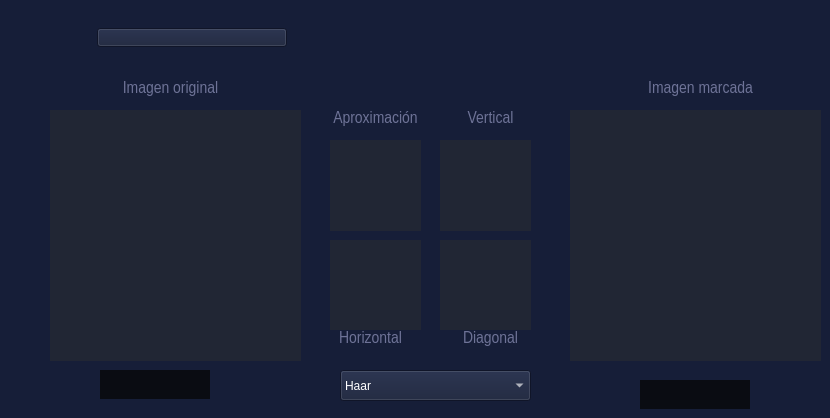
          <widget class="QWidget" name="fiDsa">
           <property name="styleSheet">
            <string notr="true">*{
	background-color: rgb(22,30,56);
}
QToolButton{
	color: rgb(255,255,255);
	background:rgb(10,12,18);
	border:none;
}
QToolButton:hover{
	background:rgb(33,38,52);
	border:none;
}
QTextEdit{
	background:rgb(255,255,255);
	border:none;
}
QLineEdit{
	color:rgb(255, 255, 255)
}</string>
           </property>
           <widget class="QPushButton" name="pushButton_23">
            <property name="geometry">
             <rect>
              <x>97</x>
              <y>28</y>
              <width>190</width>
              <height>19</height>
             </rect>
            </property>
            <property name="minimumSize">
             <size>
              <width>190</width>
              <height>19</height>
             </size>
            </property>
            <property name="maximumSize">
             <size>
              <width>190</width>
              <height>19</height>
             </size>
            </property>
            <property name="text">
             <string/>
            </property>
            <property name="icon">
             <iconset>
              <normaloff>src/titulos/DSA.png</normaloff>src/titulos/DSA.png</iconset>
            </property>
            <property name="iconSize">
             <size>
              <width>190</width>
              <height>19</height>
             </size>
            </property>
           </widget>
           <widget class="QToolButton" name="fiDsaCifrar">
            <property name="geometry">
             <rect>
              <x>100</x>
              <y>370</y>
              <width>110</width>
              <height>29</height>
             </rect>
            </property>
            <property name="cursor">
             <cursorShape>PointingHandCursor</cursorShape>
            </property>
            <property name="text">
             <string/>
            </property>
            <property name="icon">
             <iconset>
              <normaloff>src/BotonesGral/Firmar.png</normaloff>src/BotonesGral/Firmar.png</iconset>
            </property>
            <property name="iconSize">
             <size>
              <width>110</width>
              <height>29</height>
             </size>
            </property>
           </widget>
           <widget class="QToolButton" name="fiDsaDescifrar">
            <property name="geometry">
             <rect>
              <x>640</x>
              <y>380</y>
              <width>110</width>
              <height>29</height>
             </rect>
            </property>
            <property name="cursor">
             <cursorShape>PointingHandCursor</cursorShape>
            </property>
            <property name="text">
             <string/>
            </property>
            <property name="icon">
             <iconset>
              <normaloff>src/BotonesGral/Verificar.png</normaloff>src/BotonesGral/Verificar.png</iconset>
            </property>
            <property name="iconSize">
             <size>
              <width>110</width>
              <height>29</height>
             </size>
            </property>
           </widget>
           <widget class="QLabel" name="imagenCarga_5">
            <property name="geometry">
             <rect>
              <x>50</x>
              <y>110</y>
              <width>251</width>
              <height>251</height>
             </rect>
            </property>
            <property name="styleSheet">
             <string notr="true">background:rgb(33,38,52);</string>
            </property>
            <property name="text">
             <string/>
            </property>
           </widget>
           <widget class="QLabel" name="imagenCarga_6">
            <property name="geometry">
             <rect>
              <x>570</x>
              <y>110</y>
              <width>251</width>
              <height>251</height>
             </rect>
            </property>
            <property name="styleSheet">
             <string notr="true">background:rgb(33,38,52);</string>
            </property>
            <property name="text">
             <string/>
            </property>
           </widget>
           <widget class="QLabel" name="imagenCarga_7">
            <property name="geometry">
             <rect>
              <x>330</x>
              <y>140</y>
              <width>91</width>
              <height>91</height>
             </rect>
            </property>
            <property name="styleSheet">
             <string notr="true">background:rgb(33,38,52);</string>
            </property>
            <property name="text">
             <string/>
            </property>
           </widget>
           <widget class="QLabel" name="imagenCarga_8">
            <property name="geometry">
             <rect>
              <x>440</x>
              <y>140</y>
              <width>91</width>
              <height>91</height>
             </rect>
            </property>
            <property name="styleSheet">
             <string notr="true">background:rgb(33,38,52);</string>
            </property>
            <property name="text">
             <string/>
            </property>
           </widget>
           <widget class="QLabel" name="imagenCarga_9">
            <property name="geometry">
             <rect>
              <x>330</x>
              <y>240</y>
              <width>91</width>
              <height>91</height>
             </rect>
            </property>
            <property name="styleSheet">
             <string notr="true">background:rgb(33,38,52);</string>
            </property>
            <property name="text">
             <string/>
            </property>
           </widget>
           <widget class="QLabel" name="imagenCarga_10">
            <property name="geometry">
             <rect>
              <x>440</x>
              <y>240</y>
              <width>91</width>
              <height>91</height>
             </rect>
            </property>
            <property name="styleSheet">
             <string notr="true">background:rgb(33,38,52);</string>
            </property>
            <property name="text">
             <string/>
            </property>
           </widget>
           <widget class="QLabel" name="label_6">
            <property name="geometry">
             <rect>
              <x>110</x>
              <y>80</y>
              <width>121</width>
              <height>21</height>
             </rect>
            </property>
            <property name="sizePolicy">
             <sizepolicy hsizetype="Expanding" vsizetype="Preferred">
              <horstretch>0</horstretch>
              <verstretch>0</verstretch>
             </sizepolicy>
            </property>
            <property name="minimumSize">
             <size>
              <width>121</width>
              <height>21</height>
             </size>
            </property>
            <property name="maximumSize">
             <size>
              <width>121</width>
              <height>21</height>
             </size>
            </property>
            <property name="font">
             <font>
              <family>Arial Narrow</family>
              <pointsize>13</pointsize>
              <weight>50</weight>
              <bold>false</bold>
             </font>
            </property>
            <property name="styleSheet">
             <string notr="true">color: rgb(110,115,151)</string>
            </property>
            <property name="text">
             <string>Imagen original</string>
            </property>
            <property name="scaledContents">
             <bool>false</bool>
            </property>
            <property name="alignment">
             <set>Qt::AlignHCenter|Qt::AlignTop</set>
            </property>
           </widget>
           <widget class="QLabel" name="label_7">
            <property name="geometry">
             <rect>
              <x>630</x>
              <y>80</y>
              <width>141</width>
              <height>21</height>
             </rect>
            </property>
            <property name="sizePolicy">
             <sizepolicy hsizetype="Expanding" vsizetype="Preferred">
              <horstretch>0</horstretch>
              <verstretch>0</verstretch>
             </sizepolicy>
            </property>
            <property name="minimumSize">
             <size>
              <width>141</width>
              <height>21</height>
             </size>
            </property>
            <property name="maximumSize">
             <size>
              <width>141</width>
              <height>21</height>
             </size>
            </property>
            <property name="font">
             <font>
              <family>Arial Narrow</family>
              <pointsize>13</pointsize>
              <weight>50</weight>
              <bold>false</bold>
             </font>
            </property>
            <property name="styleSheet">
             <string notr="true">color: rgb(110,115,151)</string>
            </property>
            <property name="text">
             <string>Imagen marcada</string>
            </property>
            <property name="alignment">
             <set>Qt::AlignHCenter|Qt::AlignTop</set>
            </property>
           </widget>
           <widget class="QLabel" name="label_8">
            <property name="geometry">
             <rect>
              <x>310</x>
              <y>110</y>
              <width>131</width>
              <height>21</height>
             </rect>
            </property>
            <property name="sizePolicy">
             <sizepolicy hsizetype="Expanding" vsizetype="Preferred">
              <horstretch>0</horstretch>
              <verstretch>0</verstretch>
             </sizepolicy>
            </property>
            <property name="minimumSize">
             <size>
              <width>131</width>
              <height>21</height>
             </size>
            </property>
            <property name="maximumSize">
             <size>
              <width>131</width>
              <height>21</height>
             </size>
            </property>
            <property name="font">
             <font>
              <family>Arial Narrow</family>
              <pointsize>13</pointsize>
              <weight>50</weight>
              <bold>false</bold>
             </font>
            </property>
            <property name="styleSheet">
             <string notr="true">color: rgb(110,115,151)</string>
            </property>
            <property name="text">
             <string>Aproximación</string>
            </property>
            <property name="alignment">
             <set>Qt::AlignHCenter|Qt::AlignTop</set>
            </property>
           </widget>
           <widget class="QLabel" name="label_9">
            <property name="geometry">
             <rect>
              <x>430</x>
              <y>110</y>
              <width>121</width>
              <height>21</height>
             </rect>
            </property>
            <property name="sizePolicy">
             <sizepolicy hsizetype="Expanding" vsizetype="Preferred">
              <horstretch>0</horstretch>
              <verstretch>0</verstretch>
             </sizepolicy>
            </property>
            <property name="minimumSize">
             <size>
              <width>121</width>
              <height>21</height>
             </size>
            </property>
            <property name="maximumSize">
             <size>
              <width>121</width>
              <height>21</height>
             </size>
            </property>
            <property name="font">
             <font>
              <family>Arial Narrow</family>
              <pointsize>13</pointsize>
              <weight>50</weight>
              <bold>false</bold>
             </font>
            </property>
            <property name="styleSheet">
             <string notr="true">color: rgb(110,115,151)</string>
            </property>
            <property name="text">
             <string>Vertical</string>
            </property>
            <property name="alignment">
             <set>Qt::AlignHCenter|Qt::AlignTop</set>
            </property>
           </widget>
           <widget class="QLabel" name="label_10">
            <property name="geometry">
             <rect>
              <x>310</x>
              <y>330</y>
              <width>121</width>
              <height>21</height>
             </rect>
            </property>
            <property name="sizePolicy">
             <sizepolicy hsizetype="Expanding" vsizetype="Preferred">
              <horstretch>0</horstretch>
              <verstretch>0</verstretch>
             </sizepolicy>
            </property>
            <property name="minimumSize">
             <size>
              <width>121</width>
              <height>21</height>
             </size>
            </property>
            <property name="maximumSize">
             <size>
              <width>121</width>
              <height>21</height>
             </size>
            </property>
            <property name="font">
             <font>
              <family>Arial Narrow</family>
              <pointsize>13</pointsize>
              <weight>50</weight>
              <bold>false</bold>
             </font>
            </property>
            <property name="styleSheet">
             <string notr="true">color: rgb(110,115,151)</string>
            </property>
            <property name="text">
             <string>Horizontal</string>
            </property>
            <property name="alignment">
             <set>Qt::AlignHCenter|Qt::AlignTop</set>
            </property>
           </widget>
           <widget class="QLabel" name="label_11">
            <property name="geometry">
             <rect>
              <x>430</x>
              <y>330</y>
              <width>121</width>
              <height>21</height>
             </rect>
            </property>
            <property name="sizePolicy">
             <sizepolicy hsizetype="Expanding" vsizetype="Preferred">
              <horstretch>0</horstretch>
              <verstretch>0</verstretch>
             </sizepolicy>
            </property>
            <property name="minimumSize">
             <size>
              <width>121</width>
              <height>21</height>
             </size>
            </property>
            <property name="maximumSize">
             <size>
              <width>121</width>
              <height>21</height>
             </size>
            </property>
            <property name="font">
             <font>
              <family>Arial Narrow</family>
              <pointsize>13</pointsize>
              <weight>50</weight>
              <bold>false</bold>
             </font>
            </property>
            <property name="styleSheet">
             <string notr="true">color: rgb(110,115,151)</string>
            </property>
            <property name="text">
             <string>Diagonal</string>
            </property>
            <property name="alignment">
             <set>Qt::AlignHCenter|Qt::AlignTop</set>
            </property>
           </widget>
           <widget class="QComboBox" name="aesImageModo">
            <property name="geometry">
             <rect>
              <x>340</x>
              <y>370</y>
              <width>191</width>
              <height>31</height>
             </rect>
            </property>
            <property name="minimumSize">
             <size>
              <width>191</width>
              <height>31</height>
             </size>
            </property>
            <property name="maximumSize">
             <size>
              <width>191</width>
              <height>31</height>
             </size>
            </property>
            <property name="styleSheet">
             <string notr="true">color:white</string>
            </property>
            <item>
             <property name="text">
              <string>Haar</string>
             </property>
            </item>
            <item>
             <property name="text">
              <string>Daubechies</string>
             </property>
            </item>
            <item>
             <property name="text">
              <string>Symlets</string>
             </property>
            </item>
            <item>
             <property name="text">
              <string>Coiflets</string>
             </property>
            </item>
            <item>
             <property name="text">
              <string>Biortogonal</string>
             </property>
            </item>
            <item>
             <property name="text">
              <string>Biortogonal Reverso</string>
             </property>
            </item>
            <item>
             <property name="text">
              <string>Discreto o Meyer</string>
             </property>
            </item>
           </widget>
          </widget>
